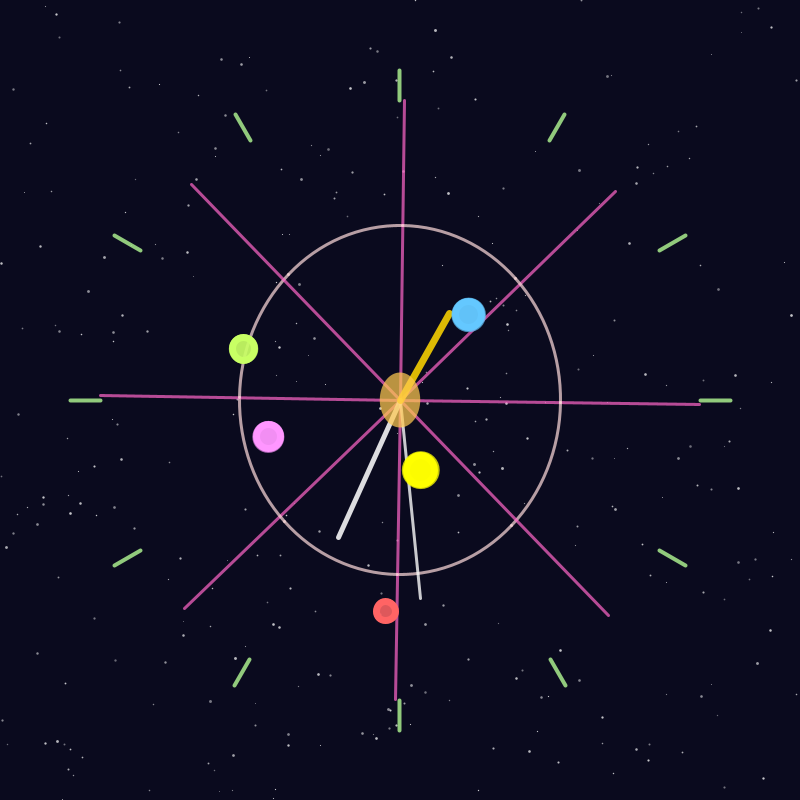
Frame 1 (no input)
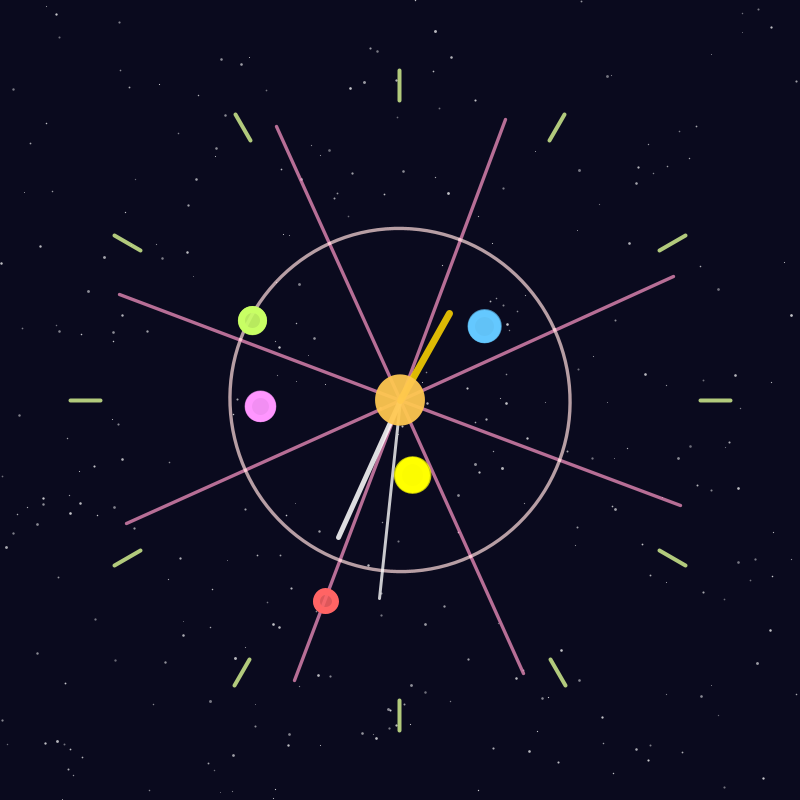
Frame 60 (the mouse pressed at the canvas centre just before this capture)
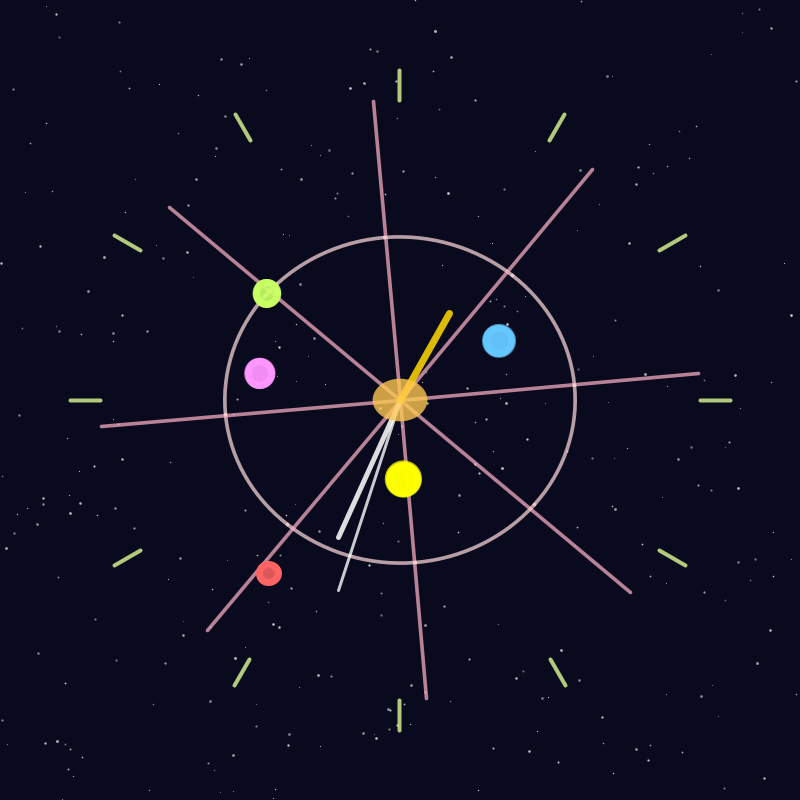
Frame 120 (the mouse held since frame 60 and released just before this capture)

The Processing sketch that drew these frames (run headless with seeded random() and noise(); from frame 60 on, the mouse is pressed at the canvas centre):

// Processing sketch: Dawit_Azeze
// ── Dawit_Azeze.pde
//Number, dimensions, and speed of planets 
int numPlanets = 5; 
float[] planetRadii = new float[numPlanets]; 
float[] planetAngles = new float[numPlanets]; 
float[] planetSpeeds = new float[numPlanets];
//Speed, colors, and number of starts
int numStars = 300; 
float[] starX = new float[numStars];
float[] starY = new float[numStars];
float[] starSize = new float[numStars]; 
float[] starSpeed = new float[numStars]; 
float[] starLayer = new float[numStars];

void setup() {
  size(800, 800);
  noFill();
  frameRate(30);
  smooth();

  // Initialize planets' radii, angles, and speeds
  for (int i = 0; i < numPlanets; i++) {
    planetRadii[i] = random(50, 300); // Random distances from the center
    planetAngles[i] = random(TWO_PI); // Random initial angles
    planetSpeeds[i] = random(0.002, 0.005); // Random orbital speeds
  }

  // Initialize stars
  for (int i = 0; i < numStars; i++) {
    starX[i] = random(-400, 400);
    starY[i] = random(-400, 400);
    starSize[i] = random(1, 3); // Random sizes for the stars
    starSpeed[i] = random(0.1, 0.5); // Random speed for parallax
    starLayer[i] = random(0.5, 2.5); // Layer depth for stars (near or far)
  }
}

void draw() {
  background(10, 10, 30);
  translate(width / 2, height / 2);
  
  float t = millis() / 6000.0; //

  // stars in the background for effect
  for (int i = 0; i < numStars; i++) {
    float x = starX[i] + starSpeed[i] * t * starLayer[i];
    float y = starY[i] + starSpeed[i] * t * starLayer[i];
    
    // Wrap stars around screen
    if (x > width) starX[i] = -width;
    if (x < -width) starX[i] = width;
    if (y > height) starY[i] = -height;
    if (y < -height) starY[i] = height;
    
    float size = starSize[i];
    stroke(255, 255, 255, map(starLayer[i], 0.5, 2.5, 200, 100)); // Fainter stars in backround
    strokeWeight(size);
    point(x, y);
  }

  //glowing line arcs
  for (int i = 0; i < 8; i++) { // Increase the number of arcs
    float angle = map(i, 0, 8, 0, TWO_PI) + t;
    float x1 = 300 * cos(angle);
    float y1 = 300 * sin(angle);
    stroke(255, 100 + 80 * sin(t * 2), 200, 180);
    strokeWeight(3 + sin(t));
    line(0, 0, x1, y1);
    noFill();
    stroke(255, 220, 220, 180);
    arc(0, 0, 320 + 30 * sin(t * 2), 320 + 30 * cos(t * 2), angle, angle + QUARTER_PI);
  }

  //clock hands and markers
  float pulse = 1 + 0.4 * sin(t * TWO_PI); // 

  // Clock hour markers
  for (int i = 0; i < 12; i++) {
    float angle = map(i, 0, 12, 0, TWO_PI) - HALF_PI;
    float x1 = 300 * cos(angle);
    float y1 = 300 * sin(angle);
    float x2 = 330 * cos(angle);
    float y2 = 330 * sin(angle);
    stroke(180 + 50 * sin(t * 3), 255, 150, 200);
    strokeWeight(4); 
    line(x1, y1, x2, y2);
  }

  // Clock hands
  float secondAngle = map(second(), 0, 60, 0, TWO_PI) - HALF_PI;
  float minuteAngle = map(minute(), 0, 60, 0, TWO_PI) - HALF_PI;
  float hourAngle = map(hour() % 12, 0, 12, 0, TWO_PI) - HALF_PI;

  // Second hand 
  stroke(255, 255, 255, 200); // Set the second hand to white
  strokeWeight(3);
  line(0, 0, 200 * cos(secondAngle), 200 * sin(secondAngle));

  // Minute hand
  stroke(255, 255, 255, 220);
  strokeWeight(5);
  line(0, 0, 150 * cos(minuteAngle), 150 * sin(minuteAngle));

  // Hour hand
  stroke(255, 215, 0, 220);
  strokeWeight(7);
  line(0, 0, 100 * cos(hourAngle), 100 * sin(hourAngle));

  //glowing central orb 
  noStroke();
  fill(255, 200, 80, 180 + 60 * sin(t * 4));
  ellipse(0, 0, 40 + 15 * sin(t * 2), 40 + 15 * cos(t * 2));

  // planets orbiting around the clock with glow 
  for (int i = 0; i < numPlanets; i++) {
   
    planetAngles[i] += planetSpeeds[i];

    // Calculate the planet's current position
    float x = planetRadii[i] * cos(planetAngles[i]);
    float y = planetRadii[i] * sin(planetAngles[i]);

    // makes planets seem smaller and dimmer as they get farther away
    float sizeFactor = map(planetRadii[i], 50, 400, 1.0, 0.2); 
    float alpha = map(planetRadii[i], 50, 400, 255, 100); // alpha decreases as planet moves farther out

    // Planet colors change depending on distance
    color planetColor;
    if (i == 0) {
      planetColor = color(255, 100, 100); 
    } else if (i == 1) {
      planetColor = color(100, 200, 255); 
    } else if (i == 2) {
      planetColor = color(200, 255, 100); 
    } else if (i == 3) {
      planetColor = color(255, 255, 0); 
    } else {
      planetColor = color(255, 150, 255); 
    }

    //a glowing effect around planets
    noStroke();
    fill(planetColor, alpha - 50); 
    ellipse(x, y, 40 * sizeFactor, 40 * sizeFactor); 

    //planets with a glow and size effect
    stroke(planetColor);
    fill(planetColor, alpha);
    ellipse(x, y, 30 * sizeFactor, 30 * sizeFactor); 
  }

  // Gradually move the planets further out as time passes
  for (int i = 0; i < numPlanets; i++) {
    planetSpeeds[i] *= 1.0001; // Slowly increase speed for acceleration
    planetRadii[i] += 0.05; // Increase radius slowly to make planets move outward
    if (planetRadii[i] > 400) {
      planetRadii[i] = 50; // Reset radius if it gets too far
    }
  }
}
